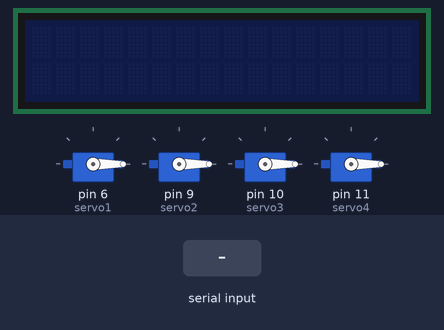
A sketch run on a simulated Arduino Uno, built with avr-gcc and run on an emulated ATmega328P. On the bench: 16×2 character LCD, 4 × servo. Inputs (shaded band) come from the test bench.

Above: at 1.2 s.
1.3 s: "90,45," received over Serial
At 11.89 s:
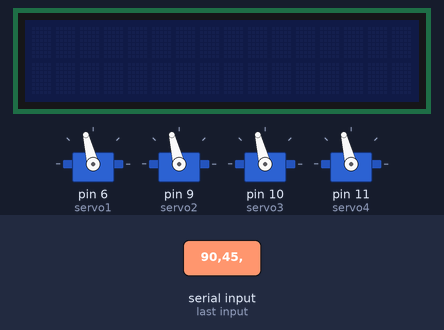
At 13.5 s:
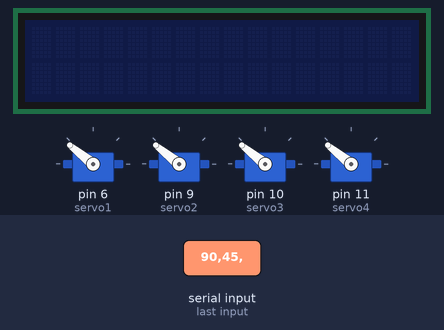
14.1 s: "30,150," received over Serial
At 15.5 s:
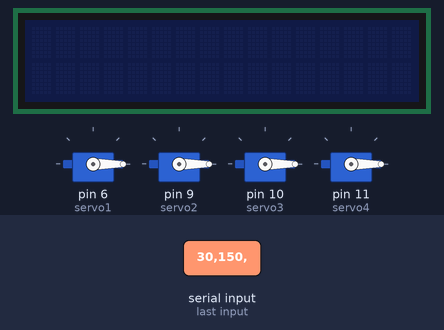
15.6 s: "0," received over Serial
Timing chart, 0 to 23.1 s (numbered marks = the images above; inputs shaded):
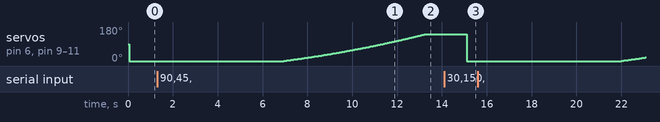

Measured:
- after the input at 1.3 s, servo on pin 6 (servo1), servo on pin 9 (servo2), servo on pin 10 (servo3), servo on pin 11 (servo4): goes on until 13.2 s, then stays 141°
- after the input at 14.1 s, servo on pin 6 (servo1), servo on pin 9 (servo2), servo on pin 10 (servo3), servo on pin 11 (servo4): 141° → 0° after 1.0 s instead of 0.12 s

The sketch:

micro.ino
```cpp
/*
  OSOYOO製のLCDを使用しています．
  仕様については次は参照してください．
  http://osoyoo.com/2014/12/07/16x2-i2c-liquidcrystal-displaylcd/
*/

#include <Wire.h>
#include <LiquidCrystal_I2C.h>
#include <Servo.h>
#define l 10.0 //アームの長さ

LiquidCrystal_I2C lcd(0x3f, 16, 2); //I2Cアドレスを指定
Servo servo1;
Servo servo2;
Servo servo3;
Servo servo4;

int x = 0; //ペン先の直行座標
int y = 0;

int i = 0;


void setup() {
  lcd.init(); //LCDを初期化

  // 制御信号を送る出力ピンの設定
  servo1.attach(6);
  servo2.attach(9);
  servo3.attach(10);
  servo4.attach(11);

  Serial.begin(9600);
}

void loop() {

  if (Serial.available() > 0) { //シリアル通信でx,y座標を指定する
    String preX = Serial.readStringUntil(',');
    x = preX.toInt();

    String preY = Serial.readStringUntil(';');
    y = preY.toInt();
  }

  float s1, s2, s3, s4; //４つのサーボの回転角
  float oldS1, oldS2, oldS3, oldS4; //１フレーム前の４つのサーボの回転角

  int penOff, r; /*ペンを下ろすときpenOff = 0
                  ペンを上げるときpenOff = 1 */
  r = sqrt(pow(x, 2) + pow(y, 2)); //極座標(r,s4)のrを定める

  //ゼロ割りを回避する
  if (y == 0) {
    y = 1;
  }

  for (int ldd = 0; ldd < 10000; ldd++) {
    delay(1);
    int j = 2000 * (ldd/10000.0)*(ldd/10000.0);
    servo1.writeMicroseconds(j);
    servo2.writeMicroseconds(j);
    servo3.writeMicroseconds(j);
    servo4.writeMicroseconds(j);
  }


  // servos(s1, s2, s3, s4); //サーボ４つまとめて動かす独自関数
  /*  servo1Move(oldS1, s1);
    servo2Move(oldS2, s2);
    servo3Move(oldS3, s3);
    servo4Move(oldS4, s4);

    servoLCD(s1, s2, s3, s4); //s1,s2,s3,s4のそれぞれの値をLCDで表示する関数

    oldS1 = s1;
    oldS2 = s2;
    oldS3 = s3;
    oldS4 = s4;
    delay(1000); //１秒間停止*/
}

/*
  void servos(int servo1_angle, int servo2_angle, int servo3_angle, int servo4_angle) {
   ４つのサーボの回転角
     をそれぞれ指定して動かす関数

  servo1.write(servo1_angle);
  servo2.write(servo2_angle);
  servo3.write(servo3_angle);
  servo4.write(servo4_angle);
  }*/

void servo1Move(float oldS, float s) {
  int dif = s - oldS;
  for (int i = 0; i < int(dif); i++) {
    servo1.write(i);
  }
  servo1.write(dif);
  delay(30);
}
void servo2Move(float oldS, float s) {
  int dif = s - oldS;
  for (int i = 0; i < int(dif); i++) {
    servo2.write(i);
  }
  servo2.write(dif);
  delay(30);
}
void servo3Move(float oldS, float s) {
  int dif = s - oldS;
  for (int i = 0; i < int(dif); i++) {
    servo3.write(i);
  }
  servo3.write(dif);
  delay(30);
}
void servo4Move(float oldS, float s) {
  int dif = s - oldS;
  for (int i = 0; i < int(dif); i++) {
    servo4.write(i);
  }
  servo4.write(dif);
  delay(30);
}


void servoLCD(float s1, float s2, float s3, float s4) {
  /* LCDに指定した座標とサーボの回転角を表示する関数
  */
  lcd.backlight(); //LCDのバックライトをつける
  lcd.setCursor(0, 0); //LCDの１段目に表示
  lcd.print("(");
  lcd.print(zeroPad(2, x));
  lcd.print(',');
  lcd.print(zeroPad(2, y));
  lcd.print(")");

  String sa = zeroPad(3, round(s1 * 10));
  String sb = zeroPad(3, round(s2 * 10));
  String sc = zeroPad(3, round(s3 * 10));
  String sd = zeroPad(3, round(s4 * 10));

  lcd.setCursor(0, 1); //LCDの２段目に表示
  lcd.print(sa);
  lcd.print(':');
  lcd.print(sb);
  lcd.print(':');
  lcd.print(sc);
  lcd.print(':');
  lcd.print(sd);

}


String zeroPad(int numLength, int num) {
  /* numをnumLength桁になるようにゼロ埋めしたString型の変数で返す関数
  */
  byte minus = 0;
  if (num < 0) {
    num = abs(num);
    minus = 1;
  }

  String NUM = String(num);
  String ZERO = "0";

  if (num == 0) {
    for (int i = 2; i <= numLength; i++) {
      ZERO.concat(NUM);
      NUM = ZERO;
      ZERO = "0";
    }
  } else {
    for (int i = 1; i <= numLength - minus; i++) {
      if (0 < num && num < pow(10, i - 1)) {
        ZERO.concat(NUM);
        NUM = ZERO;
        ZERO = "0";
      }
    }
  }

  if (minus == 1) {
    String MINUS = "-";
    MINUS.concat(NUM);
    NUM = MINUS;
    num = -num;
  }
  return (NUM);
}
```
